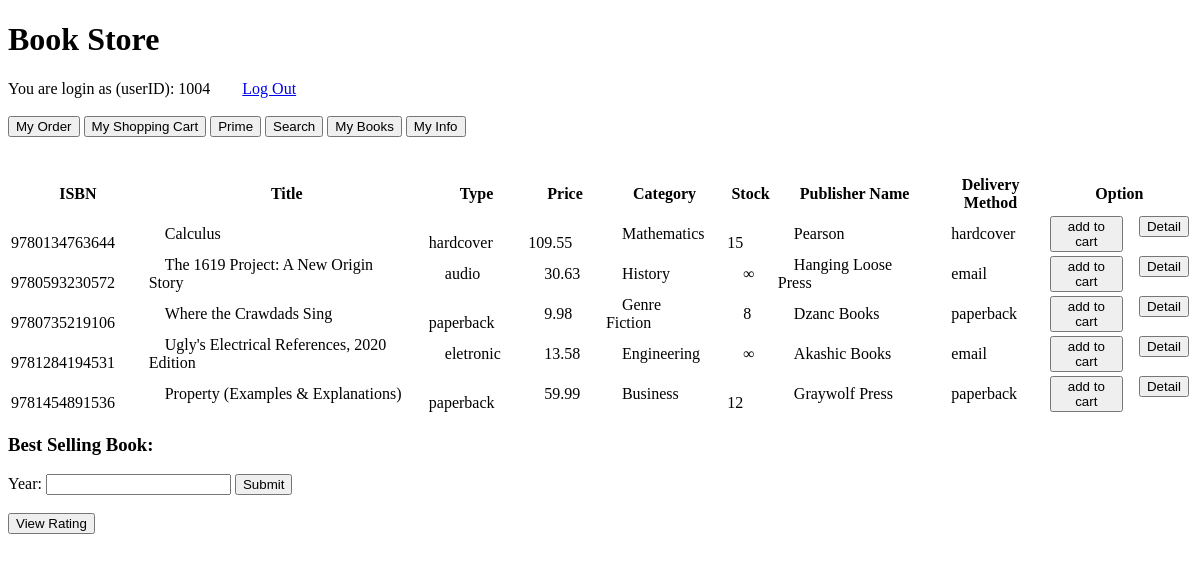
The page /store.php (signed in) on the database as committed earlier.
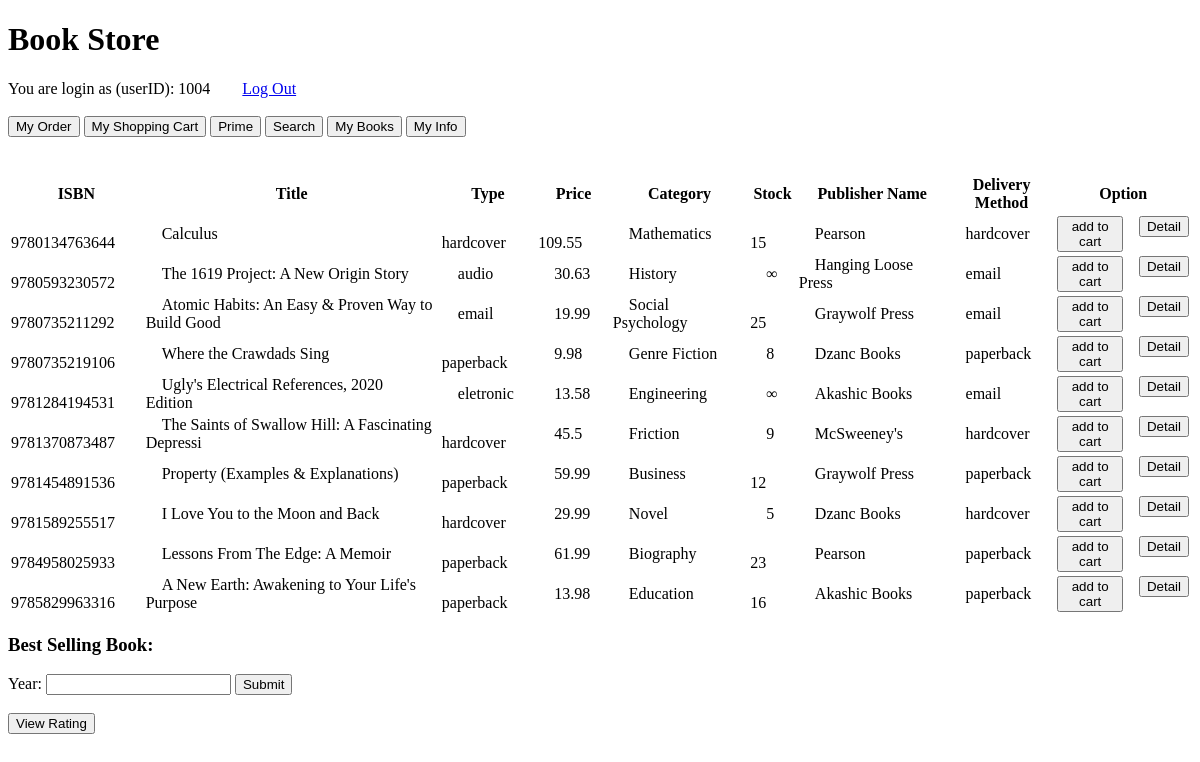
The same page on the database as committed later.
### tables this page shows
create table Books (
  ISBN char(13) primary key,
  title varchar(50),
  type varchar(10),
  price real,
  Category varchar(20),
  in_stock int,
  pName varchar(20),
  method varchar(10),

  constraint foreign key (pName) references Publisher(name),
  constraint foreign key (method) references Delivery(method)
);

### store.php (the view, shortened to what this page needs)
<!DOCTYPE html>
<html lang="en" dir="ltr">
<head>
</head>
<body>
  <?php
  $myconnection = mysqli_connect('localhost', 'root', '') or die('Could not connect: ' . mysql_error());
  echo '<h1>Book Store</h1>';
  echo "You are login as (userID): ".$_SESSION['id'];
  echo '<a href="index.php">Log Out</a>';
  echo "<br><br>";
  ?>
  <div style="display: flex;">
    <form action="order.php" method="post">
      <button type="submit">My Order</button>&nbsp;
    </form>
    <form action="cart.php" method="post">
      <button type="submit">My Shopping Cart</button>&nbsp;
    </form>
    <form action="prime.php" method="post">
      <button type="submit">Prime</button>&nbsp;
    </form>
    <form action="search.php" method="post">
      <button type="submit">Search</button>&nbsp;
    </form>
    <form action="mybook.php" method="post">
      <button type="submit">My Books</button>&nbsp;
    </form>
    <form action="myinfo.php" method="post">
      <button type="submit" name="info">My Info</button>&nbsp;
    </form>
  </div>
  <br><br>
  <?php
  $query = 'SELECT * FROM Books';
  $result = mysqli_query($myconnection, $query) or die('Query failed: ' . mysql_error());
  echo "<table>
    <thead>
      <tr>
        <th>ISBN</th>
        <th>Title</th>
        <th>Type</th>
        <th>Price</th>
        <th>Category</th>
        <th>Stock</th>
        <th>Publisher Name</th>
        <th>Delivery Method</th>
        <th>Option</th>
      </tr>
    </thead>";
  echo "<tbody>";
  while ($row = mysqli_fetch_array($result, MYSQLI_ASSOC)) {
      echo "<tr>";
      echo "<td>&emsp;".$row['ISBN']."&emsp;</td>";
      echo "<td>&emsp;".$row['title']."&emsp;</td>";
      echo "<td>&emsp;".$row['type']."&emsp;</td>";
      echo "<td>&emsp;".$row['price']."&emsp;</td>";
      echo "<td>&emsp;".$row['Category']."&emsp;</td>";
      if ($row['in_stock'] >= 0) {
          echo "<td>&emsp;".$row['in_stock']."&emsp;</td>";
      } else {
          echo "<td>&emsp;&infin;&emsp;</td>";
      }
      echo "<td>&emsp;".$row['pName']."&emsp;</td>";
      echo "<td>&emsp;".$row['method']."&emsp;</td>";
      echo "<td>";
      echo '<div style="display: flex;">';
      echo '<form action="cart.php" method="post">';
      echo '<button type="submit" name="ISBN" value="' .$row['ISBN']. '">add to cart</button>';
      echo '</form>';
      echo '<form action="book.php" method="get">';
      echo '<button type="submit" name="book" value="'.$row['ISBN'].'">Detail</button>';
      echo '</form>';
      echo '</div>';
      echo '</td>';
      echo "</tr>";
  }
  echo "</tbody></table>";
  ?>
  <h3>Best Selling Book:</h3>
  <form action="store.php" method="post">
    <label>Year:</label>
    <input type="text" name="year">
    <input type="submit" name="best_sell" value="Submit">
  </form>
  <br>
  <form class="" action="rating.php" method="post">
    <input type="submit" name="" value="View Rating">
  </form>
</body>
</html>

Rows that differ between the two databases and show on the page:
added books: ISBN "9780735211292", title "Atomic Habits: An Easy & Proven Way to Build Good", type "email", price "19.99", Category "Social Psychology", in_stock "25", pName "Graywolf Press", method "email"
added books: ISBN "9781370873487", title "The Saints of Swallow Hill: A Fascinating Depressi", type "hardcover", price "45.5", Category "Friction", in_stock "9", pName "McSweeney's", method "hardcover"
added books: ISBN "9781589255517", title "I Love You to the Moon and Back", type "hardcover", price "29.99", Category "Novel", in_stock "5", pName "Dzanc Books", method "hardcover"
added books: ISBN "9784958025933", title "Lessons From The Edge: A Memoir", type "paperback", price "61.99", Category "Biography", in_stock "23", pName "Pearson", method "paperback"
added books: ISBN "9785829963316", title "A New Earth: Awakening to Your Life's Purpose", type "paperback", price "13.98", Category "Education", in_stock "16", pName "Akashic Books", method "paperback"
